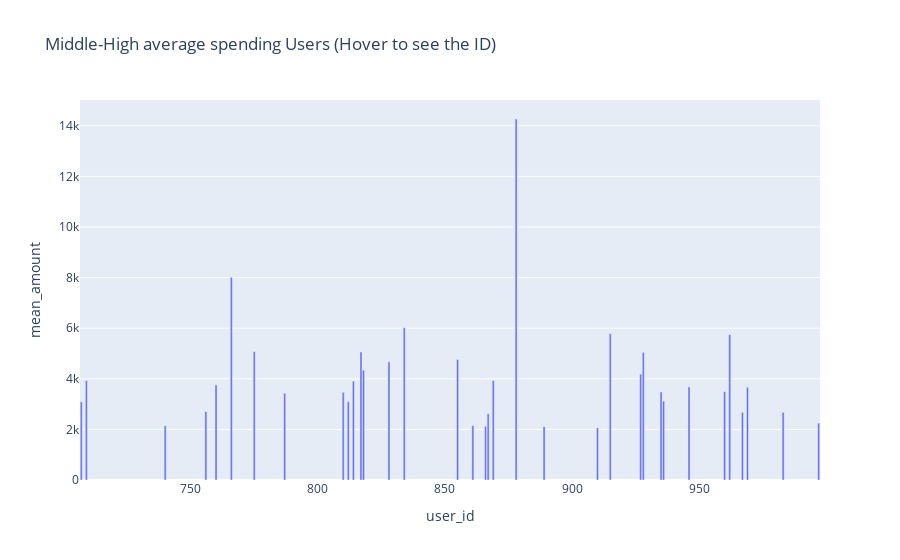

Here is the notebook cell this chart was saved with:
### Code cell
import plotly.express as px

px.bar(subset_df, x='user_id', y='mean_amount', title='Middle-High average spending Users (Hover to see the ID)')

### Figure 1 — Plotly figure (JSON) as saved in the notebook; plotly's stock layout.template omitted (floating-point values rounded to 4 significant figures)
{"data": [{"alignmentgroup": "True", "hovertemplate": "user_id=%{x}<br>mean_amount=%{y}<extra></extra>", "legendgroup": "", "marker": {"color": "#636efa"}, "name": "", "offsetgroup": "", "orientation": "v", "showlegend": false, "textposition": "auto", "type": "bar", "x": [707, 709, 740, 756, 760, 766, 775, 787, 810, 812, 814, 817, 818, 828, 834, 855, 861, 866, 867, 869, 878, 889, 910, 915, 927, 928, 935, 936, 946, 960, 962, 967, 969, 983, 997], "xaxis": "x", "y": [3087.0, 3923.0, 2146.0, 2708.0, 3758.0, 8008.0, 5070.0, 3428.0, 3463.0, 3092.0, 3909.0, 5062.0, 4341.0, 4671.0, 6019, 4760.0, 2145.0, 2122.0, 2619.0, 3930.0, 14270.0, 2114.0, 2061.0, 5785.0, 4188.0, 5042.0, 3479.0, 3119.0, 3681.0, 3492.0, 5743.0, 2672.0, 3664.0, 2673.0, 2249.0], "yaxis": "y"}], "layout": {"barmode": "relative", "legend": {"tracegroupgap": 0}, "title": {"text": "Middle-High average spending Users (Hover to see the ID)"}, "xaxis": {"anchor": "y", "domain": [0, 1], "title": {"text": "user_id"}, "type": "linear", "range": [706.5, 997.5], "autorange": true}, "yaxis": {"anchor": "x", "domain": [0, 1], "title": {"text": "mean_amount"}, "type": "linear", "range": [0, 15020.0], "autorange": true}, "autosize": true}}
